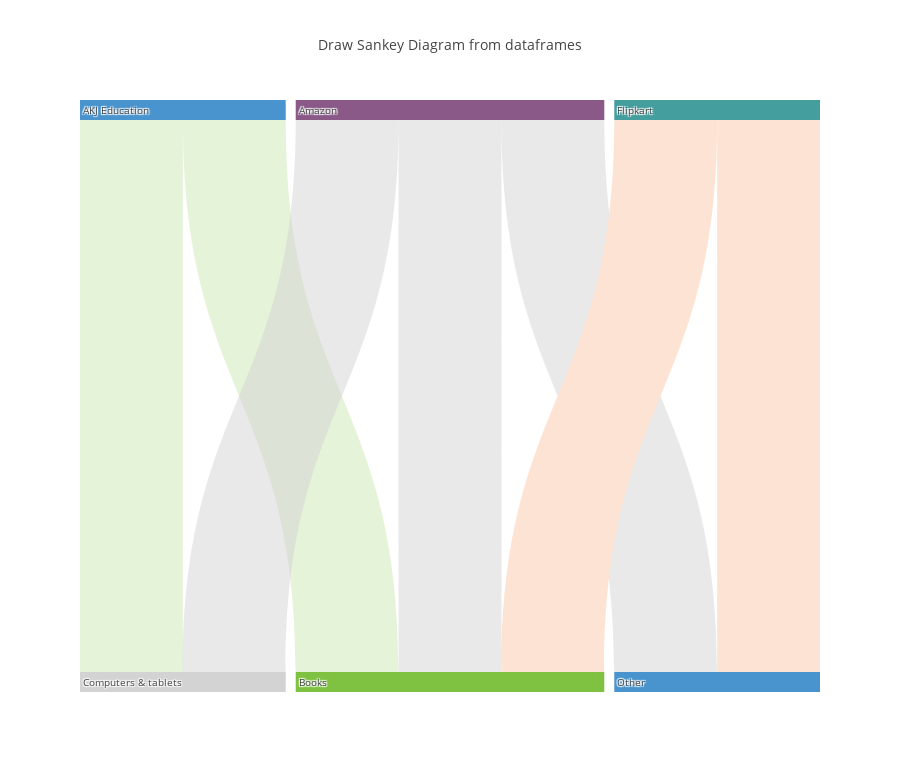

The notebook cell this image was saved under:
### Markdown cell above
# From : How to draw a sankey diagram from a dataframe?
https://stackoverflow.com/questions/50486767/plotly-how-to-draw-a-sankey-diagram-from-a-dataframe#55468928

### Code cell
import plotly.graph_objs as go
import pandas as pd
from plotly.offline import download_plotlyjs, init_notebook_mode, plot, iplot
init_notebook_mode(connected=True)

# Nodes & links
nodes = [['ID', 'Label', 'Color'],
        [0,'AKJ Education','#4994CE'],
        [1,'Amazon','#8A5988'],
        [2,'Flipkart','#449E9E'],
        [3,'Books','#7FC241'],
        [4,'Computers & tablets','#D3D3D3'],
        [5,'Other','#4994CE'],]

# links with your data
links = [['Source','Target','Value','Link Color'],

        # AKJ
        [0,3,1,'rgba(127, 194, 65, 0.2)'],
        [0,4,1,'rgba(127, 194, 65, 0.2)'],

        # Amazon
        [1,3,1,'rgba(211, 211, 211, 0.5)'],
        [1,4,1,'rgba(211, 211, 211, 0.5)'],
        [1,5,1,'rgba(211, 211, 211, 0.5)'],

        # Flipkart
        [2,5,1,'rgba(253, 227, 212, 1)'],
        [2,3,1,'rgba(253, 227, 212, 1)'],]


# Retrieve headers and build dataframes
nodes_headers = nodes.pop(0)
links_headers = links.pop(0)
df_nodes = pd.DataFrame(nodes, columns = nodes_headers)
df_links = pd.DataFrame(links, columns = links_headers)

# Sankey plot setup
data_trace = dict(
    type='sankey',
    domain = dict(
      x =  [0,1],
      y =  [0,1]
    ),
    orientation = "v",
    valueformat = ".0f",
    node = dict(
      pad = 10,
    # thickness = 30,
      line = dict(
        color = "black",
        width = 0
      ),
      label =  df_nodes['Label'].dropna(axis=0, how='any'),
      color = df_nodes['Color']
    ),
    link = dict(
      source = df_links['Source'].dropna(axis=0, how='any'),
      target = df_links['Target'].dropna(axis=0, how='any'),
      value = df_links['Value'].dropna(axis=0, how='any'),
      color = df_links['Link Color'].dropna(axis=0, how='any'),
  )
)

layout = dict(
        title = "Draw Sankey Diagram from dataframes",
    height = 772,
    font = dict(
      size = 10),)

fig = dict(data=[data_trace], layout=layout)
iplot(fig, validate=False)

### Figure 1 — Plotly figure (JSON) as saved in the notebook; plotly's stock layout.template omitted (floating-point values rounded to 4 significant figures)
{"data": [{"domain": {"x": [0, 1], "y": [0, 1]}, "link": {"color": ["rgba(127, 194, 65, 0.2)", "rgba(127, 194, 65, 0.2)", "rgba(211, 211, 211, 0.5)", "rgba(211, 211, 211, 0.5)", "rgba(211, 211, 211, 0.5)", "rgba(253, 227, 212, 1)", "rgba(253, 227, 212, 1)"], "source": [0, 0, 1, 1, 1, 2, 2], "target": [3, 4, 3, 4, 5, 5, 3], "value": [1, 1, 1, 1, 1, 1, 1]}, "node": {"color": ["#4994CE", "#8A5988", "#449E9E", "#7FC241", "#D3D3D3", "#4994CE"], "label": ["AKJ Education", "Amazon", "Flipkart", "Books", "Computers & tablets", "Other"], "line": {"color": "black", "width": 0}, "pad": 10}, "orientation": "v", "type": "sankey", "valueformat": ".0f"}], "layout": {"font": {"size": 10}, "height": 772, "title": "Draw Sankey Diagram from dataframes"}}
